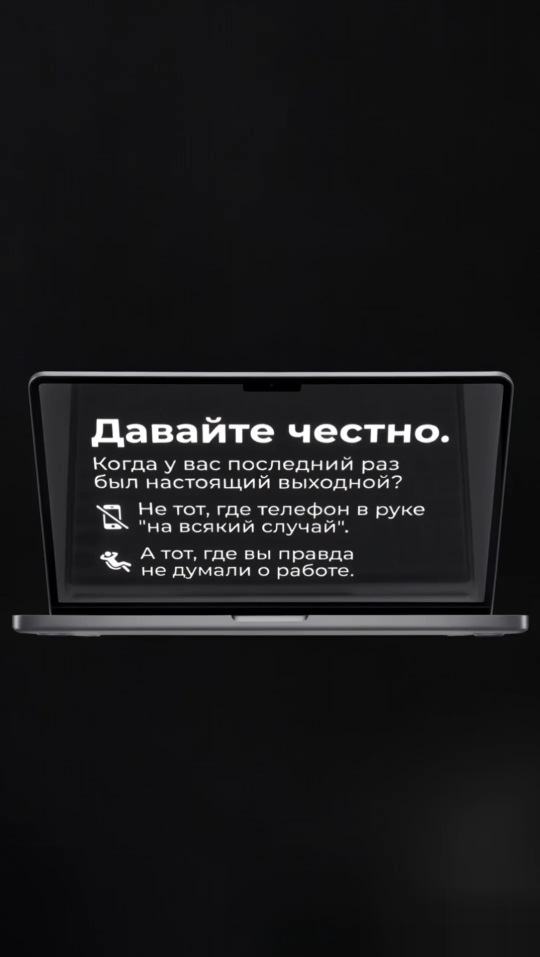
#> input picture site/assets/closem5/f000.webp, 1080 x 1914 px, found by its file name (shown at 1/2 size)
$ python haze.py
#> lines starting #> are read from the running program, lines starting #| are printed output that depends on the picture
#!/usr/bin/env python3
"""Bake the two full-viewport background hazes.

They used to be full-size frames carrying `filter: blur(72px)` and `blur(88px)`
under an endless drift animation — the single most expensive thing on the page.
Blur and colour grade are baked in here, at a size where the browser's own
upscale supplies the rest of the softness, so the runtime filter can go away.
"""
import pathlib
from PIL import Image, ImageEnhance, ImageFilter

OUT = pathlib.Path('src/assets/haze')
OUT.mkdir(parents=True, exist_ok=True)

# src, out, displayed width relative to a 1440px viewport, css blur px,
# brightness, saturation, contrast
JOBS = [
    ('src/assets/seqd/f000.webp',   'd.webp',  1958, 72, 0.34, 0.72, 1.06),
    ('src/assets/seqdc/f036.webp',  'd2.webp', 2074, 88, 0.40, 0.60, 1.00),
    ('src/assets/seqm5/f000.webp',  'm.webp',   530, 72, 0.34, 0.72, 1.06),
]
BASE_W = 160

for src, name, shown_w, css_blur, bright, sat, contrast in JOBS:
    im = Image.open(src).convert('RGB')
#> im is the input picture: PIL image 1080x1914 RGB; mean R, G, B 25.1, 25, 26.2
    w = BASE_W
    h = max(1, round(im.height * w / im.width))
#> h = 284
    im = im.resize((w, h), Image.LANCZOS)
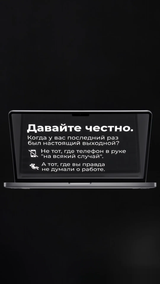
#> im: PIL image 160x284 RGB; mean R, G, B 25.2, 25, 26.2
    # CSS blur(N) is a Gaussian with stddev N/2; scale it into the small raster
    # and leave a little of it to the browser's bilinear upscale.
    sigma = (css_blur / 2) * (w / shown_w) * 0.8
    im = im.filter(ImageFilter.GaussianBlur(radius=sigma))
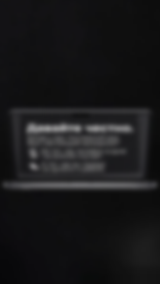
#> im: PIL image 160x284 RGB; mean R, G, B 25.2, 25, 26.2
    im = ImageEnhance.Color(im).enhance(sat)
    im = ImageEnhance.Contrast(im).enhance(contrast)
    im = ImageEnhance.Brightness(im).enhance(bright)
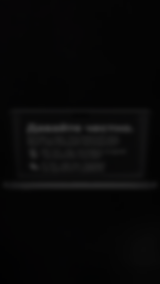
#> im: PIL image 160x284 RGB; mean R, G, B 8, 7.9, 8.1
    dest = OUT / name
    im.save(dest, 'WEBP', quality=88, method=6)
#> (the run stopped early here; a loop or call above may not have finished)

$ run again, with site/assets/closem5/f001.webp copied over site/assets/closem5/f000.webp
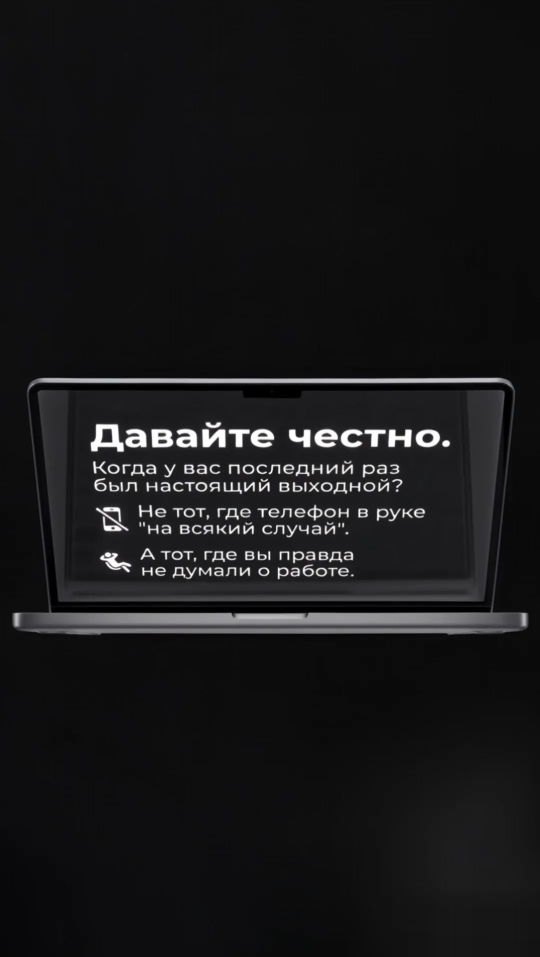
#> input picture site/assets/closem5/f001.webp, 1080 x 1914 px, found by its file name (shown at 1/2 size)
#> im is the input picture: PIL image 1080x1914 RGB; mean R, G, B 24.2, 24, 24.9
#> `im = im.resize((w, h), Image.LANCZOS)`:
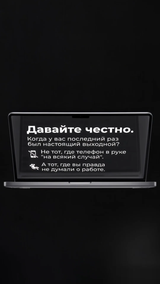
#> im: PIL image 160x284 RGB; mean R, G, B 24.2, 24, 24.9
#> `im = im.filter(ImageFilter.GaussianBlur(radius=sigma))`:
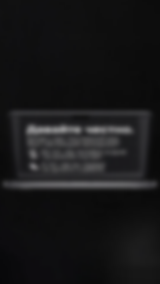
#> im: PIL image 160x284 RGB; mean R, G, B 24.2, 24, 24.9
